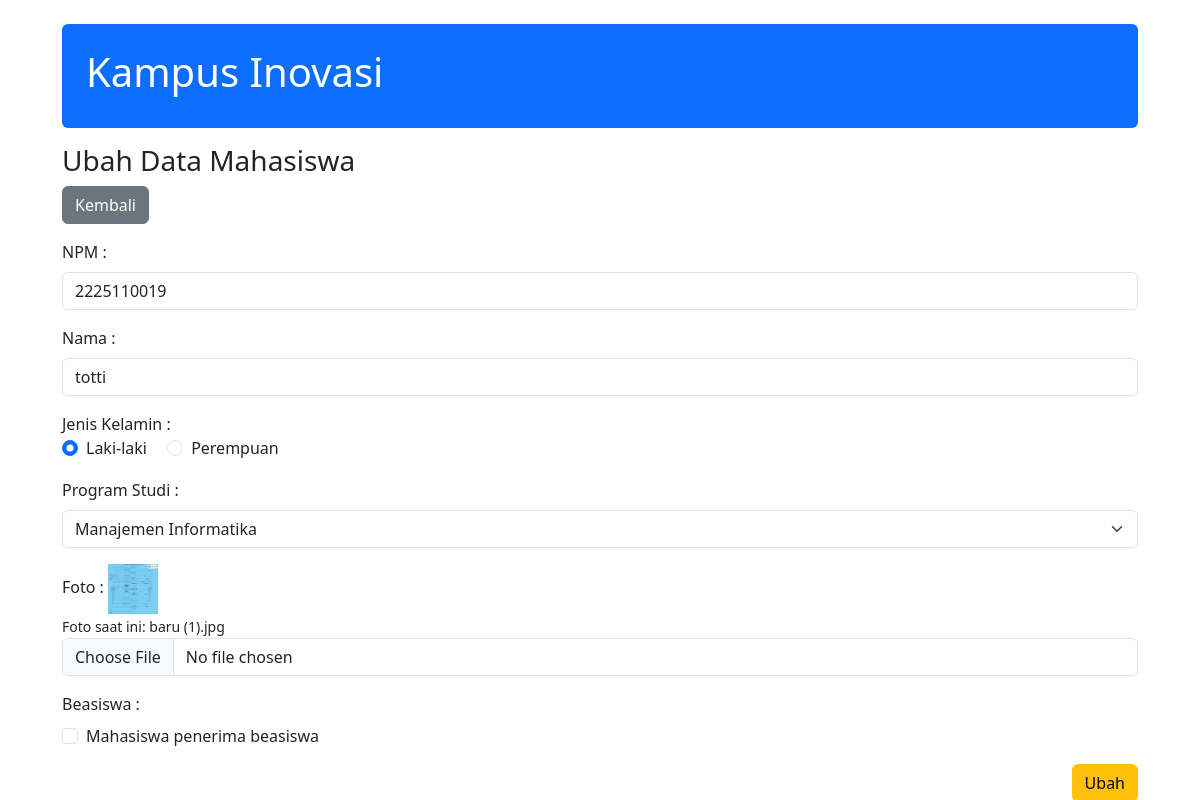
The app's page /ubah.php?kirim=2225110019 with its own data.
### tables this page shows
CREATE TABLE `tblmhs` (
  `npm` varchar(20) NOT NULL,
  `nama` varchar(50) NOT NULL,
  `jns_kel` char(2) NOT NULL,
  `prodi` varchar(50) NOT NULL,
  `foto` varchar(255) NOT NULL,
  `beasiswa` varchar(10) NOT NULL
);

### ubah.php (the view, shortened to what this page needs)
<!DOCTYPE html>
<html lang="en">
<head>
    <link href="https://cdn.jsdelivr.net/npm/bootstrap@5.3.3/dist/css/bootstrap.min.css" rel="stylesheet">
</head>
<body>
    <div class="container-fluid col-11">
        <div class="mt-4 p-4 bg-primary text-white rounded">
            <h1>Kampus Inovasi</h1>
        </div>
        <p class="h3 mt-3">Ubah Data Mahasiswa</p>
        <a href="index.php" type="button"class="btn btn-secondary">Kembali</a>
        <?php
            $t_npm = $_GET["kirim"];
            include("koneksi.php");
            $perintah = "SELECT * FROM tblmhs WHERE npm = '$t_npm'";
            $eksekusi = mysqli_query($konek, $perintah);
            $ambildata = mysqli_fetch_array($eksekusi)
        ?>
        <form action="proses-ubah.php" method="POST" enctype="multipart/form-data">
            <div class="mb-3 mt-3">
                <label for="npm" class="form-label">NPM :</label>
                <input type="text"  value="<?php echo $ambildata["npm"]; ?>" class="form-control" id="npm" name="npm" readonly>
            </div>
            <div class="mb-3">
                <label for="nama" class="form-label">Nama :</label>
                <input type="text" value="<?php echo $ambildata["nama"]; ?>" class="form-control" id="nama" name="nama" required>
            </div>
            <div class="mb-3">
                <label for="jns_kel">Jenis Kelamin :</label>
                <div class="d-flex gap-3 mb-3">
                    <?php
                    $t_jns_kel = $ambildata ["jns_kel"];
                    if($t_jns_kel == "LK"){
                        $pilih_lk = "checked";
                        $pilih_pr = "";
                    }
                    else if($t_jns_kel == "PR"){
                        $pilih_pr = "checked";
                        $pilih_lk = "";
                    }
                    ?>
                    <div class="form-check">
                        <input type="radio" class="form-check-input" id="LK" name="jns_kel" value="LK" <?php echo $pilih_lk ?>>Laki-laki
                    </div>
                    <div class="form-check">
                        <input type="radio" class="form-check-input" id="PR" name="jns_kel" value="PR" <?php echo $pilih_pr ?>>Perempuan
                    </div>
                </div>
            </div>
            <div class="mb-3">
            <label for="prodi" class="form-label">Program Studi :</label>
             <?php
                    $t_prodi = $ambildata ["prodi"];
                    if($t_prodi == "Manajemen Informatika"){
                        $pilih_mi = "selected";
                    }
                    ?>
                <select class="form-select" id="prodi" name="prodi">
                    <option value="Manajemen Informatika"<?php echo $pilih_mi ?>>Manajemen Informatika</option>
                </select>
            </div>
            <div class="mb-3">
                <label for="foto" class="form-label">Foto :</label>
                <?php if(!empty($ambildata["foto"])): ?>
                    <img src="uploads/<?php echo $ambildata["foto"]; ?>" width="50" height="50" alt="Foto"><br>
                    <small>Foto saat ini: <?php echo $ambildata["foto"]; ?></small>
                <?php endif; ?>
                <input type="file" class="form-control" id="foto" name="foto" accept="image/*">
            </div>
            <div class="mb-3">
                <label class="form-label">Beasiswa :</label>
                <div class="form-check">
                    <input type="checkbox" class="form-check-input" id="beasiswa" name="beasiswa" value="Ya"
                    <?php echo ($ambildata["beasiswa"] == "Ya") ? "checked" : ""; ?>>
                    <label class="form-check-label" for="beasiswa">Mahasiswa penerima beasiswa</label>
                </div>
            </div>
            <div class="d-flex justify-content-end ">
            <button type="submit" class="btn btn-warning ">Ubah</button>
            </div>
        </form>
    </div>
</body>
</html>

### records on screen
tblmhs: npm "2225110019", nama "totti", foto (picture), foto "baru (1).jpg"
